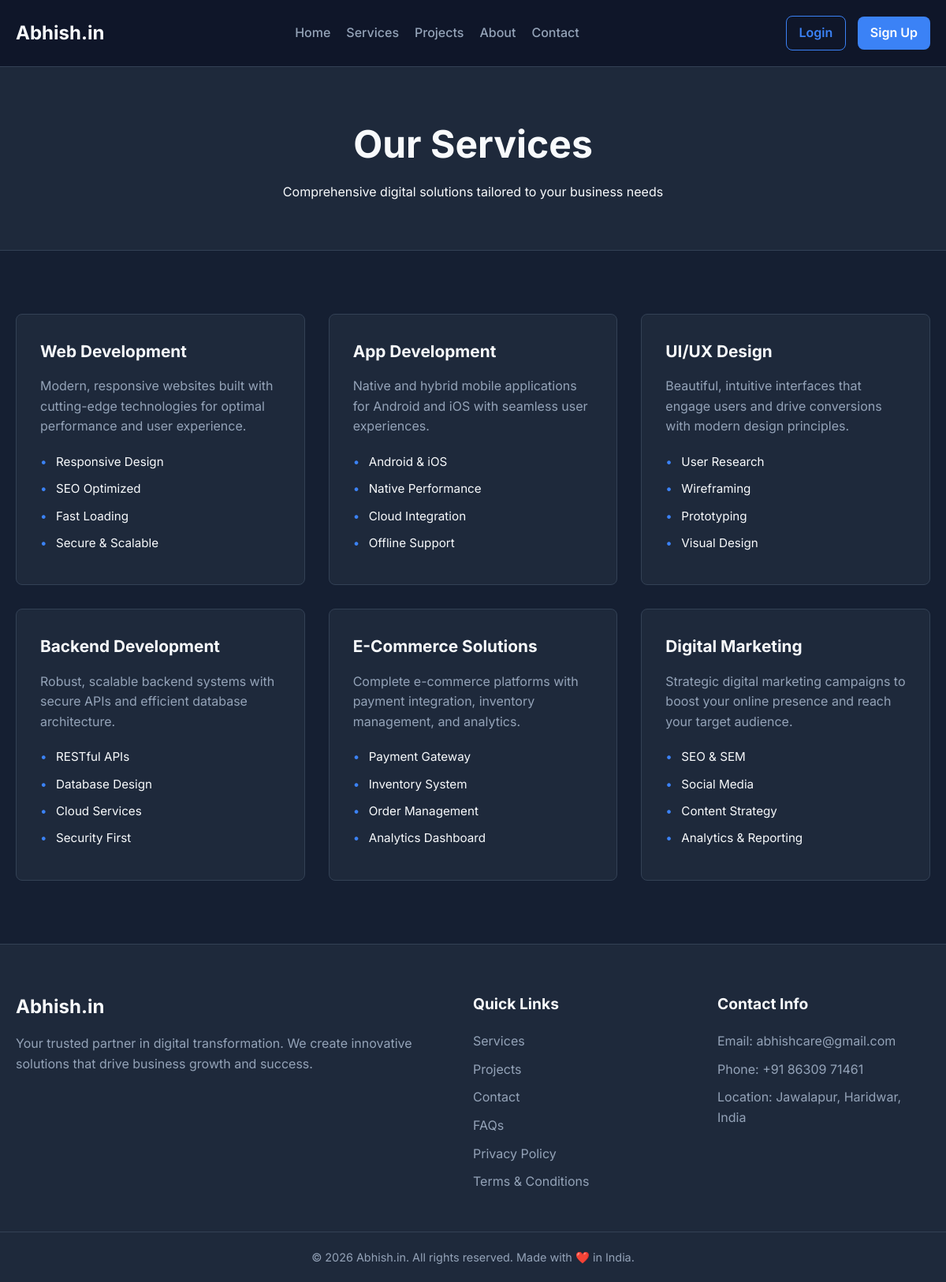
Screenshot of /index.php?url=pages/services with the database file from the repository.
### tables this page shows
CREATE TABLE IF NOT EXISTS services (
    id INT AUTO_INCREMENT PRIMARY KEY,
    title VARCHAR(255) NOT NULL,
    description TEXT NOT NULL,
    icon VARCHAR(255) DEFAULT NULL,
    features TEXT,  
    sort_order INT DEFAULT 0,
    created_at TIMESTAMP DEFAULT CURRENT_TIMESTAMP
);

### app/controllers/Pages.php (called while the page is built, shortened)
<?php
class Pages extends Controller {
    private $contentModel;
    public function __construct() {
        $this->contentModel = $this->model('ContentModel');
    }
    public function services() {
        $data = [
            'settings' => $this->contentModel->getSettings(),
            'services' => $this->contentModel->getServices()
        ];
        $this->view('pages/services', $data);
    }
}

### core/Router.php (called while the page is built, shortened)
<?php
class Router {
    protected $currentMethod = 'index';
    public function __construct() {
        $url = $this->getUrl();
        if (isset($url[0]) && file_exists('../app/controllers/' . ucwords($url[0]) . '.php')) {
            unset($url[0]);
        }
        $this->currentController = new $this->currentController;
        if (isset($url[1])) {
            if (method_exists($this->currentController, $url[1])) {
                $this->currentMethod = $url[1];
                unset($url[1]);
            }
        }
        $this->params = $url ? array_values($url) : [];
        call_user_func_array([$this->currentController, $this->currentMethod], $this->params);
    }
    public function getUrl() {
        if (isset($_GET['url'])) {
            $url = rtrim($_GET['url'], '/');
            $url = filter_var($url, FILTER_SANITIZE_URL);
            $url = explode('/', $url);
            return $url;
        }
        return [];
    }
}

### public/index.php (called while the page is built, shortened)
<?php
spl_autoload_register(function ($className) {
    $file = '../core/' . $className . '.php';
});
$init = new Router();

### core/Database.php (called while the page is built, shortened)
<?php
class Database {
    private $host = DB_HOST;
    private $user = DB_USER;
    private $pass = DB_PASS;
    private $dbname = DB_NAME;
    private $dbh;
    private $stmt;
    public function __construct() {
        $dsn = 'mysql:host=' . $this->host . ';dbname=' . $this->dbname . ';charset=utf8mb4';
        $options = array(
            PDO::ATTR_PERSISTENT => true,
            PDO::ATTR_ERRMODE => PDO::ERRMODE_EXCEPTION
        );
        try {
            $this->dbh = new PDO($dsn, $this->user, $this->pass, $options);
        } catch (PDOException $e) {
            $this->error = $e->getMessage();
            error_log('Database connection error: ' . $this->error);
            die('Database Connection Failed. Please ensure the database is running and configured correctly in config/config.php.');
        }
    }
    public function query($sql) {
        $this->stmt = $this->dbh->prepare($sql);
    }
    public function execute() {
        return $this->stmt->execute();
    }
    public function resultSet() {
        $this->execute();
        return $this->stmt->fetchAll(PDO::FETCH_OBJ);
    }
}

### app/models/ContentModel.php (called while the page is built, shortened)
<?php
class ContentModel {
    private $db;
    public function __construct() {
        $this->db = new Database();
    }
    public function getSettings() {
        $this->db->query("SELECT * FROM settings");
        $results = $this->db->resultSet();
        $settings = [];
        foreach ($results as $row) {
            $settings[$row->setting_key] = $row->setting_value;
        }
        return $settings;
    }
    public function getServices() {
        $this->db->query("SELECT * FROM services ORDER BY sort_order ASC");
        return $this->db->resultSet();
    }
}

### app/views/pages/services.php (the view)
<?php require_once APPROOT . '/app/views/partials/header.php'; ?>
<section class="section page-header">
    <div class="container">
        <h1>Our Services</h1>
        <p>Comprehensive digital solutions tailored to your business needs</p>
    </div>
</section>
<section class="section bg-light">
    <div class="container">
        <div class="grid-3">
            <?php foreach ($data['services'] as $service) : ?>
                <div class="card">
                    <h3><?= htmlspecialchars($service->title); ?></h3>
                    <p><?= htmlspecialchars($service->description); ?></p>
                    <ul class="feature-list">
                        <?php
                        $features = explode(',', $service->features);
                        foreach ($features as $feature) : ?>
                            <li><?= htmlspecialchars(trim($feature)); ?></li>
                        <?php endforeach; ?>
                    </ul>
                </div>
            <?php endforeach; ?>
        </div>
    </div>
</section>
<?php require_once APPROOT . '/app/views/partials/footer.php'; ?>

### public/css/style.css (style rules this page uses)
:root { --primary-color: #3b82f6; --primary-dark: #2563eb; --secondary-color: #1e293b; --text-color: #f8fafc; --text-muted: #94a3b8; --bg-dark: #0f172a; --bg-card: #1e293b; --border-color: #334155; --font-family: 'Inter', sans-serif; --border-radius: 8px; }
* { margin: 0; padding: 0; box-sizing: border-box; }
body { font-family: var(--font-family); background-color: var(--bg-dark); color: var(--text-color); line-height: 1.6; }
ul { list-style: none; }
.container { max-width: 1200px; margin: 0 auto; padding: 0 20px; }
.section { padding: 80px 0; }
.bg-light { background-color: #151f32; }
.page-header { text-align: center; background-color: var(--secondary-color); padding: 60px 0; border-bottom: 1px solid var(--border-color); }
.page-header h1 { font-size: 3rem; margin-bottom: 10px; }
.grid-3 { display: grid; grid-template-columns: repeat(auto-fit, minmax(300px, 1fr)); gap: 30px; }
.card { background-color: var(--bg-card); padding: 30px; border-radius: var(--border-radius); border: 1px solid var(--border-color); transition: transform 0.3s ease; }
.card h3 { margin-bottom: 15px; font-size: 1.3rem; }
.card p { color: var(--text-muted); margin-bottom: 20px; }
.feature-list li { position: relative; padding-left: 20px; margin-bottom: 10px; color: var(--text-color); font-size: 0.95rem; }
.feature-list li::before { content: '•'; position: absolute; left: 0; color: var(--primary-color); }

### rows the page displays
services: title "Web Development", description "Modern, responsive websites built with cutting-edge technologies for optimal performance and user experience.", features "Responsive Design", features "SEO Optimized", features "Fast Loading", features "Secure & Scalable"
services: title "App Development", description "Native and hybrid mobile applications for Android and iOS with seamless user experiences.", features "Android & iOS", features "Native Performance", features "Cloud Integration", features "Offline Support"
services: title "UI/UX Design", description "Beautiful, intuitive interfaces that engage users and drive conversions with modern design principles.", features "User Research", features "Wireframing", features "Prototyping", features "Visual Design"
services: title "Backend Development", description "Robust, scalable backend systems with secure APIs and efficient database architecture.", features "RESTful APIs", features "Database Design", features "Cloud Services", features "Security First"
services: title "E-Commerce Solutions", description "Complete e-commerce platforms with payment integration, inventory management, and analytics.", features "Payment Gateway", features "Inventory System", features "Order Management", features "Analytics Dashboard"
services: title "Digital Marketing", description "Strategic digital marketing campaigns to boost your online presence and reach your target audience.", features "SEO & SEM", features "Social Media", features "Content Strategy", features "Analytics & Reporting"

### other values shown
$data['settings']['site_name'] "Abhish.in"
$data['settings']['contact_email'] "abhishcare@gmail.com"
$data['settings']['contact_phone_1'] "+91 86309 71461"
$data['settings']['contact_location'] "Jawalapur, Haridwar, India"
